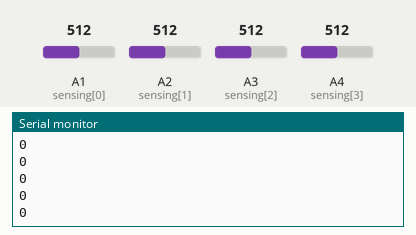
Bench run of a sketch on a simulated Arduino Uno, built with avr-gcc and run on an emulated ATmega328P. On the bench: the last lines printed to the serial monitor. Inputs (shaded band) come from the test bench; at power-on: A2 (sensing[1]) = 512, A1 (sensing[0]) = 512, A3 (sensing[2]) = 512, A4 (sensing[3]) = 512.

Above: at 1.2 s.
1.3 s: A2 (sensing[1]) set to 716
At 2.4 s:
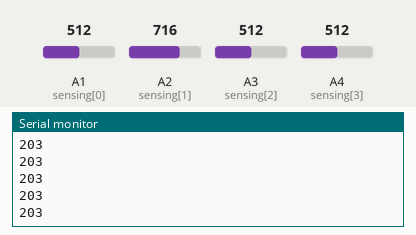
2.8 s: A2 (sensing[1]) set to 992
At 3.6 s:
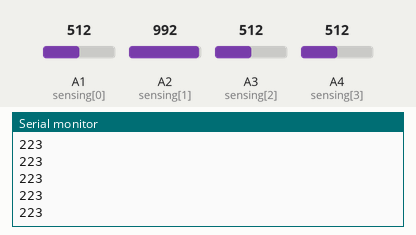
Timing chart, 0 to 5.8 s (numbered marks = the images above; inputs shaded):
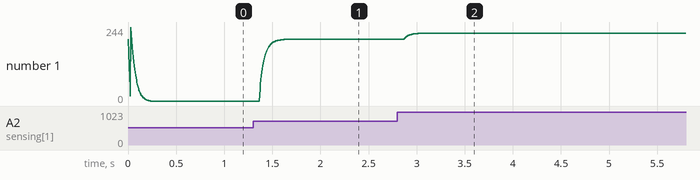

The sketch:

RobotArmGlove3.ino
```cpp
#include <Wire.h>

#include <SoftwareSerial.h>
SoftwareSerial Slave1(10,3);

byte sensing[]={A1,A2,A3,A4};
uint32_t pasttime;
float filteredValue1;
float filteredValue2;
float filteredValue3;
float filteredValue4;
float sensitivity=0.1;
void setup() {

  Slave1.begin(9600);
  Serial.begin(9600);
  filteredValue1=analogRead(sensing[0]);
  filteredValue2=analogRead(sensing[1]);
  filteredValue3=analogRead(sensing[2]);
  filteredValue4=analogRead(sensing[3]);
}
void loop() {

    byte state[4];
    for(int i=0;i<4;i++){
       if(i==0){
            byte value=analogRead(sensing[0]);
            //Serial.println(value);

            filteredValue1=filteredValue1*(1-sensitivity)+value*sensitivity;


            //Serial.println((byte)filteredValue1);

            state[0]=(byte)filteredValue1;
          }
       if(i==1){
            byte value=analogRead(sensing[1]);
            //Serial.println(value);

            filteredValue2=filteredValue2*(1-sensitivity)+value*sensitivity;


            Serial.println((byte)filteredValue2);
            state[1]=(byte)filteredValue2;

          }
       if(i==2){
            byte value=analogRead(sensing[2]);
            //Serial.println(value);

            filteredValue3=filteredValue3*(1-sensitivity)+value*sensitivity;

            //Serial.println((byte)filteredValue3);
            state[2]=(byte)filteredValue3;


         }
         if(i==3){
            byte value=analogRead(sensing[3]);
            //Serial.println(value);

            filteredValue4=filteredValue4*(1-sensitivity)+value*sensitivity;

            //Serial.println((byte)filteredValue4);
            state[3]=(byte)filteredValue4;

          }


      }


       if(millis()-pasttime>250){
           pasttime=millis();
           Slave1.write(state,4);
        }


}
```

Measured:
- after the input at 1.3 s, the serial monitor: prints a new line after 0.07 s (image 1)
- plotted number 1: 0 → 203 after the input at 1.3 s
